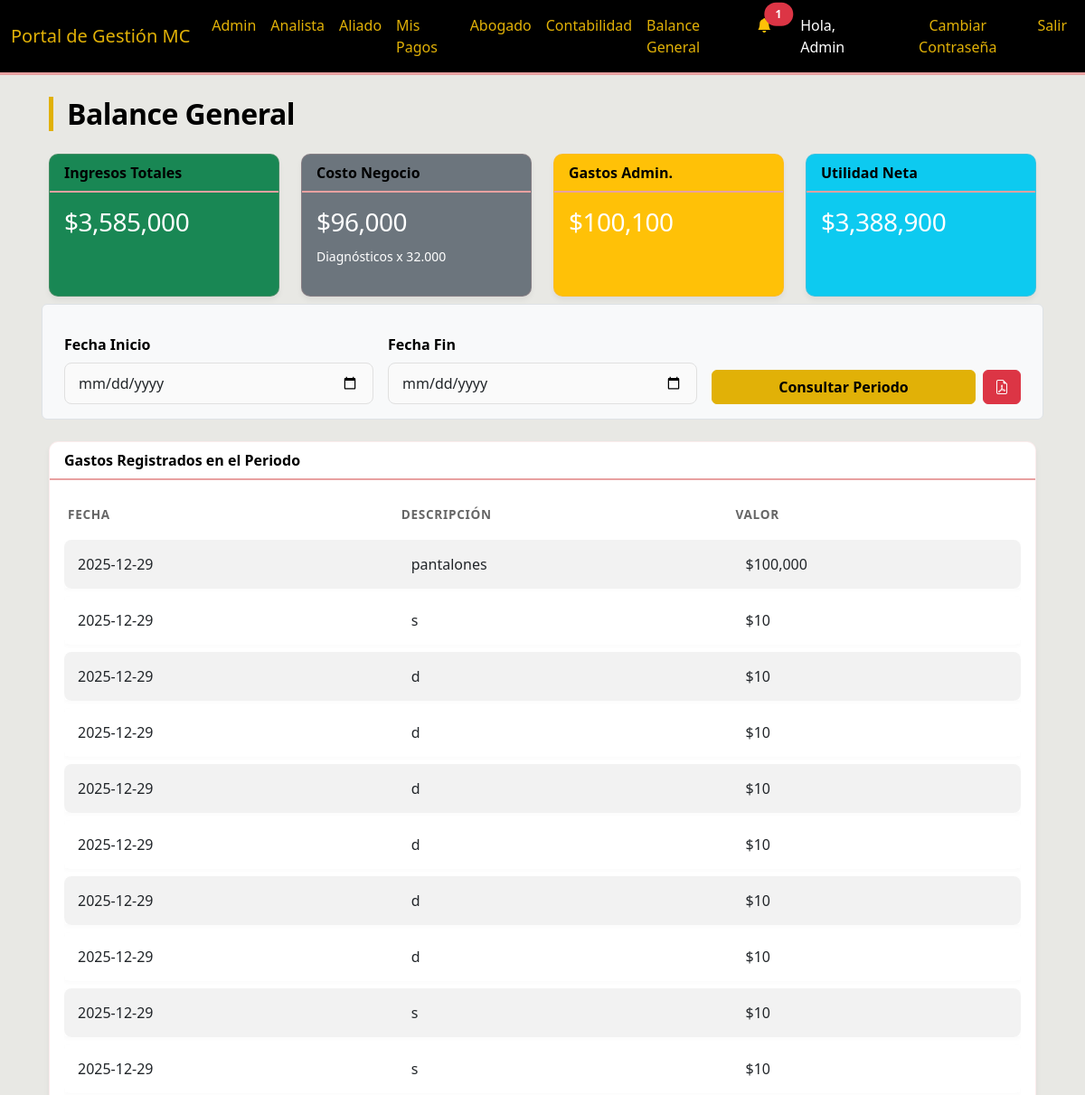
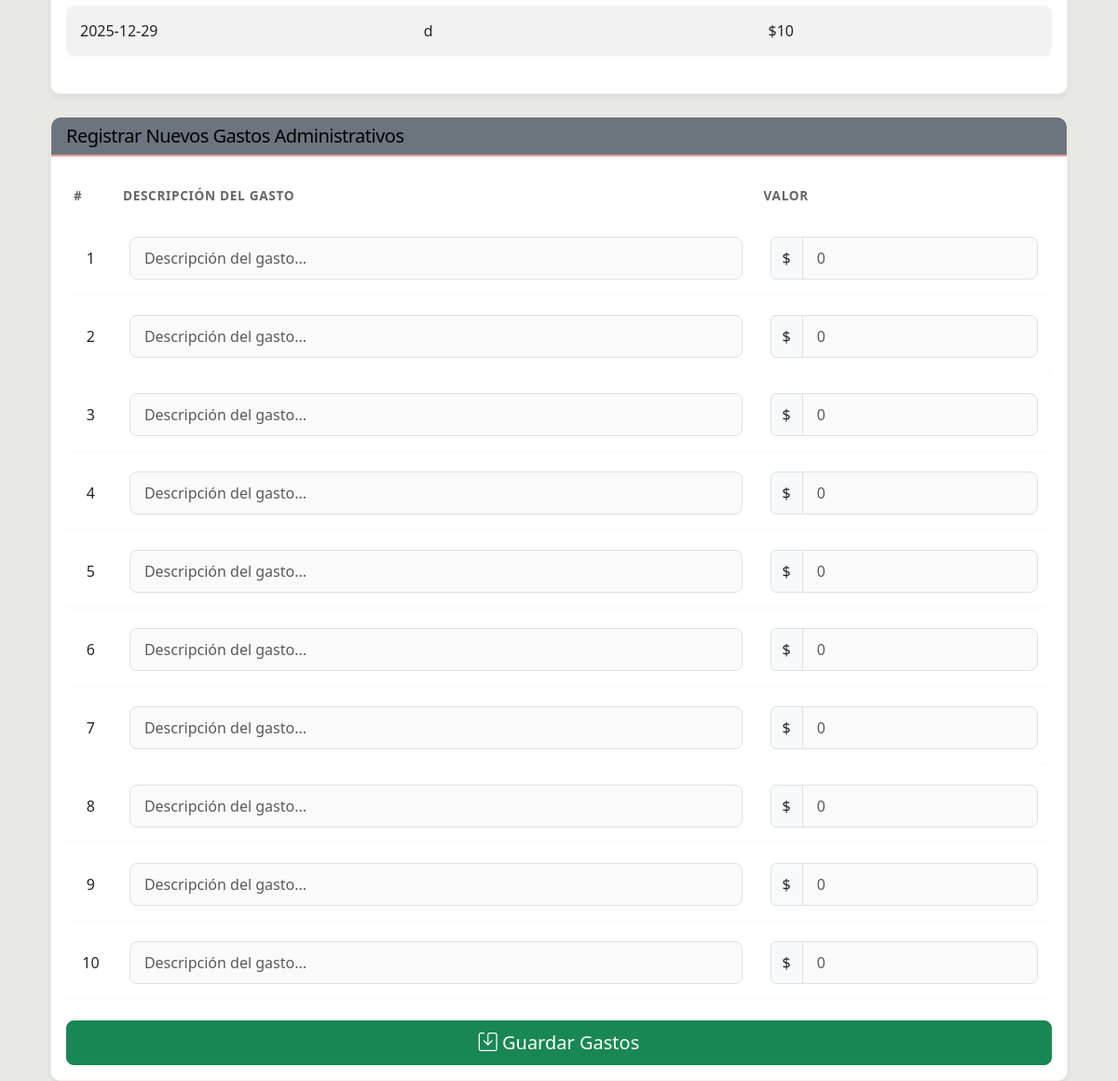
The page /balance_general (signed in) on the database its author committed (2 pictures, top to bottom).
### models.py (models this page shows)
class User(UserMixin, db.Model):
    id = db.Column(db.Integer, primary_key=True)
    nombre_completo = db.Column(db.String(100), nullable=False)
    telefono = db.Column(db.String(20))
    email = db.Column(db.String(120), unique=True, nullable=False)
    rol = db.Column(db.String(20), nullable=False)  # 'Admin', 'Analista', 'Abogado', 'Aliado'
    password = db.Column(db.String(200)) # Added password for auth
    payments = db.relationship('AllyPayment', backref='ally', lazy=True)

class AdministrativeExpense(db.Model):
    id = db.Column(db.Integer, primary_key=True)
    descripcion = db.Column(db.String(255), nullable=False)
    valor = db.Column(db.Float, nullable=False)
    fecha = db.Column(db.Date, default=datetime.utcnow)

### routes/main.py (the view, shortened to what this page needs)
@main_bp.route('/balance_general', methods=['GET', 'POST'])
@login_required
def balance_general():
    if current_user.rol not in ['Admin', 'Abogado']:
        flash('Acceso no autorizado', 'danger')
        return redirect(url_for('main.index'))
    start_date = request.args.get('start_date') or request.form.get('start_date')
    end_date = request.args.get('end_date') or request.form.get('end_date')
    q_income_diag = db.session.query(func.sum(PaymentDiagnosis.valor)).filter(PaymentDiagnosis.verificado == True)
    q_income_inst = db.session.query(func.sum(ContractInstallment.valor)).filter(ContractInstallment.estado == 'Pagada')
    q_expenses = db.session.query(func.sum(AdministrativeExpense.valor))
    q_expenses_list = AdministrativeExpense.query
    q_diag_count = PaymentDiagnosis.query.filter_by(verificado=True)
    total_ingresos = (q_income_diag.scalar() or 0) + (q_income_inst.scalar() or 0)
    total_gastos = q_expenses.scalar() or 0
    count_diag_sold = q_diag_count.count()
    costo_negocio = count_diag_sold * 32000
    utilidad_neta = total_ingresos - total_gastos - costo_negocio
    expenses_list = q_expenses_list.order_by(AdministrativeExpense.fecha.desc()).all()
    return render_template('balance_general.html',
                           total_ingresos=total_ingresos,
                           total_gastos=total_gastos,
                           costo_negocio=costo_negocio,
                           utilidad_neta=utilidad_neta,
                           expenses=expenses_list,
                           start_date=start_date,
                           end_date=end_date)

### app.py (called while the page is built)
@login_manager.user_loader
def load_user(user_id):
    return User.query.get(int(user_id))

### templates/balance_general.html (shortened to what this page needs)
{% extends "base.html" %}
{% block content %}
<div class="container mt-4">
    <h2>Balance General</h2>
    <div class="row mb-4">
        <div class="col-md-3">
            <div class="card text-white bg-success mb-3 h-100">
                <div class="card-header">Ingresos Totales</div>
                <div class="card-body">
                    <h3 class="card-title">${{ "{:,.0f}".format(total_ingresos or 0) }}</h3>
                </div>
            </div>
        </div>
        <div class="col-md-3">
            <div class="card text-white bg-secondary mb-3 h-100">
                <div class="card-header">Costo Negocio</div>
                <div class="card-body">
                    <h3 class="card-title">${{ "{:,.0f}".format(costo_negocio or 0) }}</h3>
                    <small>Diagnósticos x 32.000</small>
                </div>
            </div>
        </div>
        <div class="col-md-3">
            <div class="card text-white bg-warning mb-3 h-100">
                <div class="card-header">Gastos Admin.</div>
                <div class="card-body">
                    <h3 class="card-title">${{ "{:,.0f}".format(total_gastos or 0) }}</h3>
                </div>
            </div>
        </div>
        <div class="col-md-3">
            <div class="card text-white bg-info mb-3 h-100">
                <div class="card-header">Utilidad Neta</div>
                <div class="card-body">
                    <h3 class="card-title">${{ "{:,.0f}".format(utilidad_neta or 0) }}</h3>
                </div>
            </div>
        </div>
    </div>
    <form method="GET" class="row g-3 mb-4 p-3 bg-light rounded border">
        <div class="col-md-4">
            <label for="start_date" class="form-label fw-bold">Fecha Inicio</label>
            <input type="date" class="form-control" name="start_date" value="{{ start_date }}">
        </div>
        <div class="col-md-4">
            <label for="end_date" class="form-label fw-bold">Fecha Fin</label>
            <input type="date" class="form-control" name="end_date" value="{{ end_date }}">
        </div>
        <div class="col-md-4 d-flex align-items-end gap-2">
            <button type="submit" class="btn btn-primary flex-grow-1">Consultar Periodo</button>
            <a href="{{ url_for('main.download_balance_pdf', start_date=start_date or '', end_date=end_date or '') }}"
                class="btn btn-danger" title="Descargar PDF">
                <i class="bi bi-file-earmark-pdf"></i>
            </a>
        </div>
    </form>
    {% if expenses %}
    <div class="card mb-4">
        <div class="card-header">Gastos Registrados en el Periodo</div>
        <div class="card-body">
            <div class="table-responsive">
                <table class="table table-striped table-sm">
                    <thead>
                        <tr>
                            <th>Fecha</th>
                            <th>Descripción</th>
                            <th>Valor</th>
                        </tr>
                    </thead>
                    <tbody>
                        {% for expense in expenses %}
                        <tr>
                            <td>{{ expense.fecha }}</td>
                            <td>{{ expense.descripcion }}</td>
                            <td>${{ "{:,.0f}".format(expense.valor) }}</td>
                        </tr>
                        {% endfor %}
                    </tbody>
                </table>
            </div>
        </div>
    </div>
    {% endif %}
    <div class="card shadow-sm">
        <div class="card-header bg-secondary text-white">
            <h5 class="mb-0">Registrar Nuevos Gastos Administrativos</h5>
        </div>
        <div class="card-body">
            <form method="POST" action="{{ url_for('main.balance_general') }}">
                <div class="table-responsive">
                    <table class="table table-bordered">
                        <thead>
                            <tr>
                                <th style="width: 5%">#</th>
                                <th>Descripción del Gasto</th>
                                <th style="width: 30%">Valor</th>
                            </tr>
                        </thead>
                        <tbody>
                            {% for i in range(1, 11) %}
                            <tr>
                                <td class="text-center align-middle">{{ i }}</td>
                                <td>
                                    <input type="text" class="form-control" name="descripcion_{{ i }}"
                                        placeholder="Descripción del gasto...">
                                </td>
                                <td>
                                    <div class="input-group">
                                        <span class="input-group-text">$</span>
                                        <input type="number" class="form-control" name="valor_{{ i }}" step="0.01"
                                            min="0" placeholder="0">
                                    </div>
                                </td>
                            </tr>
                            {% endfor %}
                        </tbody>
                    </table>
                </div>
                <div class="d-grid gap-2">
                    <button type="submit" class="btn btn-success btn-lg">
                        <i class="bi bi-save"></i> Guardar Gastos
                    </button>
                </div>
            </form>
        </div>
    </div>
</div>
{% endblock %}

### templates/base.html (shortened to what this page needs)
<!DOCTYPE html>
<html lang="es">
<head>
    <link href="https://cdn.jsdelivr.net/npm/bootstrap@5.3.0/dist/css/bootstrap.min.css" rel="stylesheet">
    <link href="https://cdn.jsdelivr.net/npm/bootstrap-icons@1.7.2/font/bootstrap-icons.css" rel="stylesheet">
    <link rel="stylesheet" href="{{ url_for('static', filename='css/style.css') }}">
</head>
<body>
    <nav class="navbar navbar-expand-lg navbar-dark bg-dark">
        <div class="container-fluid">
            <a class="navbar-brand" href="#">Portal de Gestión MC</a>
            <div class="collapse navbar-collapse" id="navbarNav">
                <ul class="navbar-nav me-auto">
                    {% if current_user.is_authenticated %}
                    {% if current_user.rol == 'Admin' %}
                    <li class="nav-item"><a class="nav-link" href="{{ url_for('admin.admin_dashboard') }}">Admin</a>
                    </li>
                    {% endif %}
                    {% if current_user.rol == 'Analista' or current_user.rol == 'Admin' %}
                    <li class="nav-item"><a class="nav-link"
                            href="{{ url_for('analyst.analyst_dashboard') }}">Analista</a>
                    </li>
                    {% endif %}
                    {% if current_user.rol == 'Aliado' or current_user.rol == 'Admin' %}
                    <li class="nav-item"><a class="nav-link"
                            href="{{ url_for('aliados.aliados_dashboard') }}">Aliado</a>
                    </li>
                    <li class="nav-item"><a class="nav-link" href="{{ url_for('aliados.mis_pagos') }}">Mis Pagos</a>
                    </li>
                    {% endif %}
                    {% if current_user.rol == 'Abogado' or current_user.rol == 'Admin' %}
                    <li class="nav-item"><a class="nav-link" href="{{ url_for('lawyer.lawyer_dashboard') }}">Abogado</a>
                    </li>
                    <li class="nav-item"><a class="nav-link"
                            href="{{ url_for('main.accounting_dashboard') }}">Contabilidad</a>
                    </li>
                    <li class="nav-item"><a class="nav-link" href="{{ url_for('main.balance_general') }}">Balance
                            General</a>
                    </li>
                    {% endif %}
                    {% endif %}
                </ul>
                <ul class="navbar-nav">
                    {% if current_user.is_authenticated %}
                    <li class="nav-item dropdown me-3">
                        <a class="nav-link position-relative" href="#" id="navbarDropdownNotifications" role="button"
                            data-bs-toggle="dropdown" aria-expanded="false">
                            <i class="bi bi-bell{% if unread_messages_count > 0 %}-fill text-warning{% endif %}"></i>
                            {% if unread_messages_count > 0 %}
                            <span
                                class="position-absolute top-10 start-100 translate-middle badge rounded-pill bg-danger">
                                {{ unread_messages_count }}
                            </span>
                            {% endif %}
                        </a>
                    </li>
                    <li class="nav-item"><span class="nav-link text-light">Hola, {{ current_user.nombre_completo
                            }}</span></li>
                    <li class="nav-item">
                        <button type="button" class="btn btn-link nav-link" data-bs-toggle="modal"
                            data-bs-target="#changePasswordModal">
                            Cambiar Contraseña
                        </button>
                    </li>
                    <li class="nav-item"><a class="nav-link" href="{{ url_for('auth.logout') }}">Salir</a></li>
                    {% else %}
                    <li class="nav-item"><a class="nav-link" href="{{ url_for('auth.login') }}">Ingresar</a></li>
                    {% endif %}
                </ul>
            </div>
        </div>
    </nav>
    <div class="container mt-4">
        {% block content %}{% endblock %}
    </div>
</body>
</html>

### static/css/style.css (style rules this page uses)
:root { --color-dorado: #e1b107; --color-rosado: #e8a1a1; --color-gris: #e8e8e4; --color-blanco: #ffffff; --color-negro: #000000; }
body { background-color: var(--color-gris); font-family: 'Segoe UI', Tahoma, Geneva, Verdana, sans-serif; color: var(--color-negro); }
.navbar { background-color: var(--color-negro) !important; border-bottom: 3px solid var(--color-rosado); }
.navbar-brand, .nav-link { color: var(--color-dorado) !important; transition: color 0.3s; }
.nav-link.text-light { color: var(--color-blanco) !important; }
.btn-primary { background-color: var(--color-dorado); border-color: var(--color-dorado); color: var(--color-negro); font-weight: 600; }
.card { background-color: var(--color-blanco); border: 1px solid rgba(232, 161, 161, 0.2); border-radius: 10px; box-shadow: 0 4px 6px rgba(0, 0, 0, 0.05); transition: transform 0.2s, box-shadow 0.2s; }
.card-header { background-color: transparent; border-bottom: 2px solid var(--color-rosado); border-radius: 10px 10px 0 0 !important; font-weight: 700; color: var(--color-negro); }
h1, h2, h3, h4, h5, h6 { color: var(--color-negro); letter-spacing: -0.5px; }
h2 { border-left: 5px solid var(--color-dorado); padding-left: 15px; margin-bottom: 25px; font-weight: 700; }
.form-control, .form-select { border: 1px solid #e0e0e0; padding: 10px 15px; border-radius: 8px; transition: all 0.3s ease; background-color: #fafafa; }
.table { border-collapse: separate; border-spacing: 0 8px; }
.table thead th { border: none; text-transform: uppercase; font-size: 0.85rem; font-weight: 700; letter-spacing: 0.05em; color: #666; padding-bottom: 10px; }
.table tbody tr { background-color: var(--color-blanco); box-shadow: 0 2px 4px rgba(0, 0, 0, 0.02); transition: transform 0.2s, box-shadow 0.2s; }
.table td { border: none; vertical-align: middle; padding: 15px; }
.table td:first-child { border-top-left-radius: 8px; border-bottom-left-radius: 8px; }
.table td:last-child { border-top-right-radius: 8px; border-bottom-right-radius: 8px; }
.badge { font-weight: 600; padding: 0.6em 1em; border-radius: 50rem; text-transform: uppercase; font-size: 0.75rem; letter-spacing: 0.5px; }
.card { animation: fadeIn 0.5s ease-out forwards; }

### rows shown on the page
User: nombre_completo "Admin"
AdministrativeExpense: fecha "2025-12-29", descripcion "pantalones", valor "100,000"
AdministrativeExpense: fecha "2025-12-29", descripcion "s", valor "10"
AdministrativeExpense: fecha "2025-12-29", descripcion "d", valor "10"
AdministrativeExpense: fecha "2025-12-29", descripcion "d", valor "10"
AdministrativeExpense: fecha "2025-12-29", descripcion "d", valor "10"
AdministrativeExpense: fecha "2025-12-29", descripcion "d", valor "10"
AdministrativeExpense: fecha "2025-12-29", descripcion "d", valor "10"
AdministrativeExpense: fecha "2025-12-29", descripcion "d", valor "10"
AdministrativeExpense: fecha "2025-12-29", descripcion "s", valor "10"
AdministrativeExpense: fecha "2025-12-29", descripcion "s", valor "10"
AdministrativeExpense: fecha "2025-12-29", descripcion "d", valor "10"

### other values the page prints
{{ unread_messages_count }} "1"
{{ "{:,.0f}".format(total_ingresos or 0) }} "3,585,000"
{{ "{:,.0f}".format(costo_negocio or 0) }} "96,000"
{{ "{:,.0f}".format(total_gastos or 0) }} "100,100"
{{ "{:,.0f}".format(utilidad_neta or 0) }} "3,388,900"
{{ i }} "1" "2" "3" "4" "5" "6" "7" "8" "9" "10"
